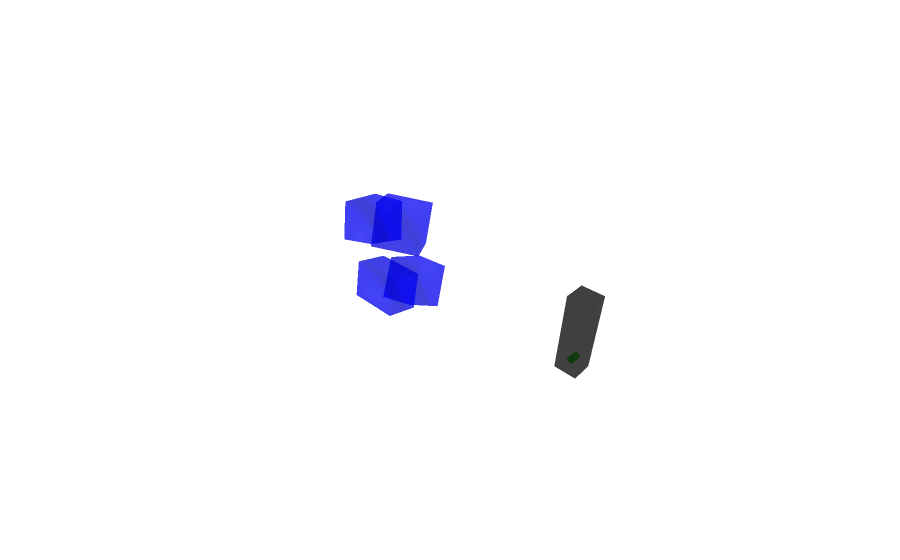

The cell this chart's notebook holds for it:
### Code cell
character_placeholder = get_character_placeholder()
scene = meshes + [character_placeholder]
render_scene(scene)
